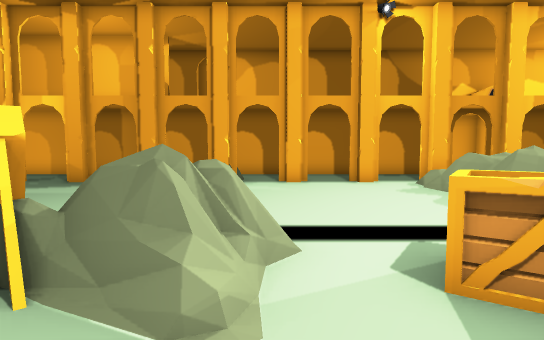
[1] (above)

21 first-person views from a walk through a scene from a Unity 3-D project. The camera is 1.2 m above the floor, tilts 4° down and sees 80° across. The floor is counted in squares, 1 m on a side. Each view is taken from the middle of a square. On the plan, view 1 faces up. The plan holds only what a view shows up to about 14 squares ahead; the rest is blank. The place goes on beyond the plan.

[2]
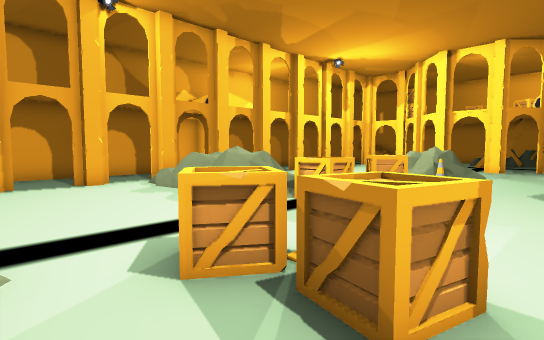

[3]
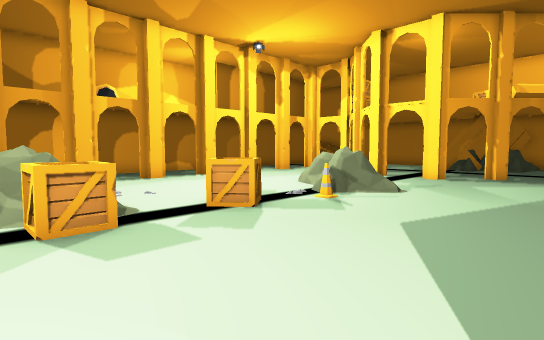

[4]
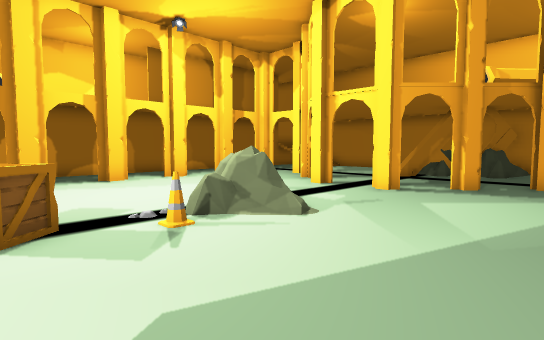

[5]
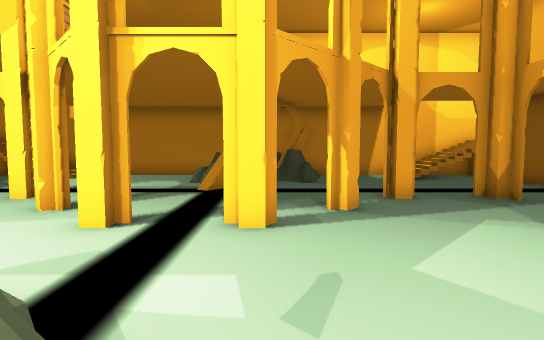

[6]
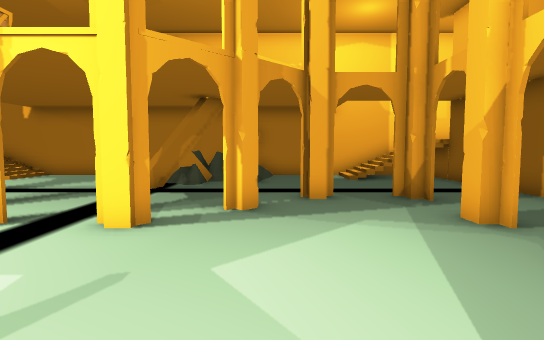

[7]
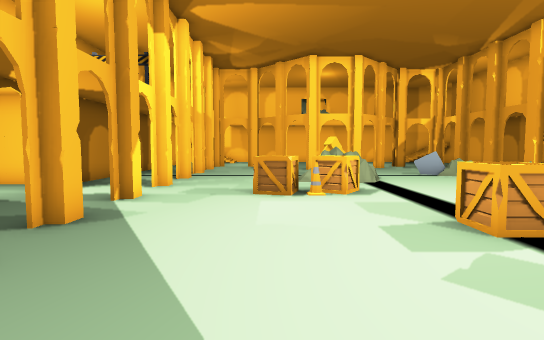

[8]
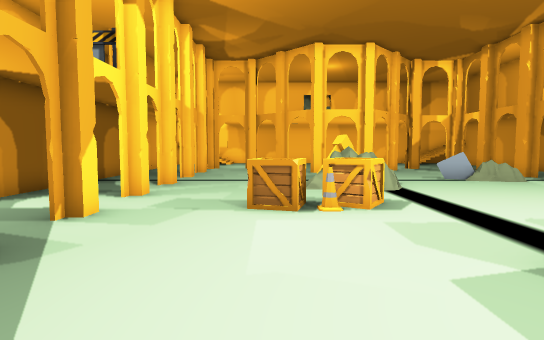

[9]
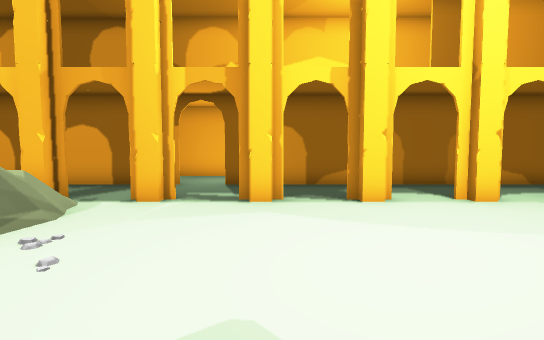

[10]
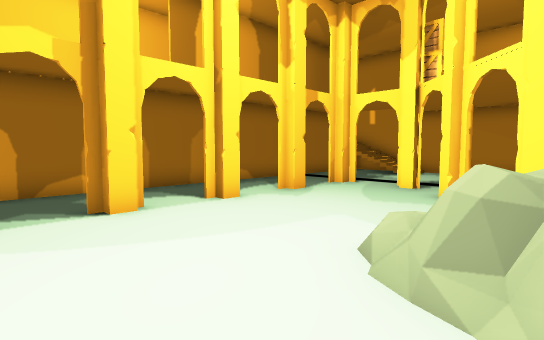

[11]
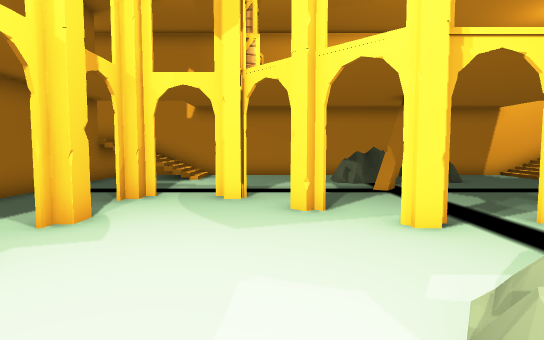

[12]
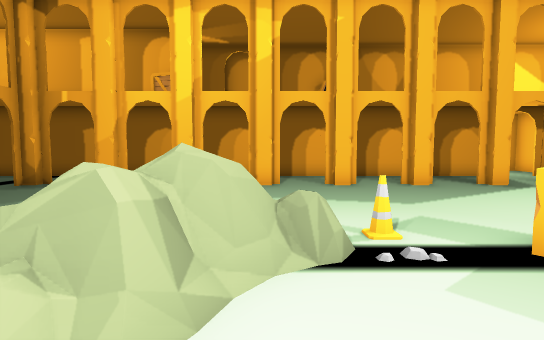

[13]
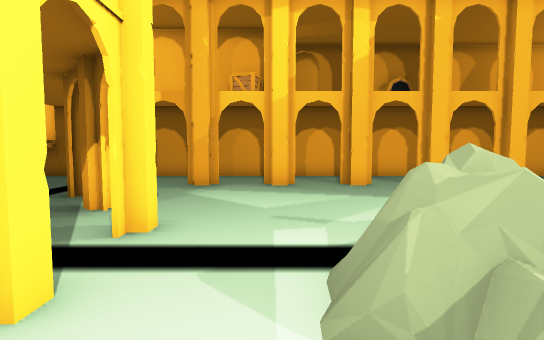

[14]
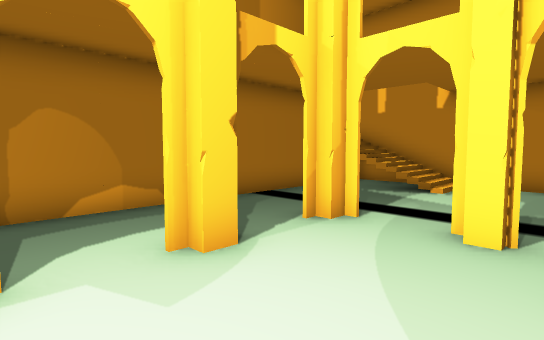

[15]
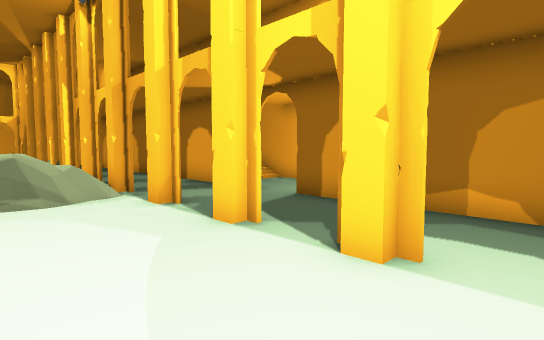

[16]
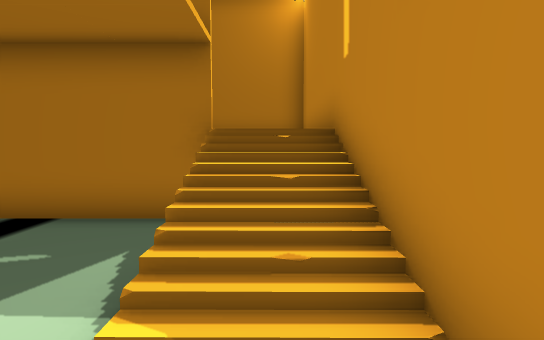

[17]
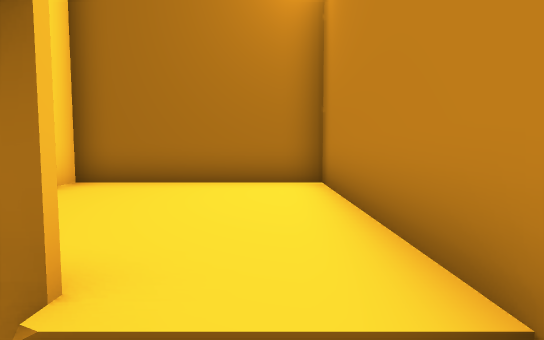

[18]
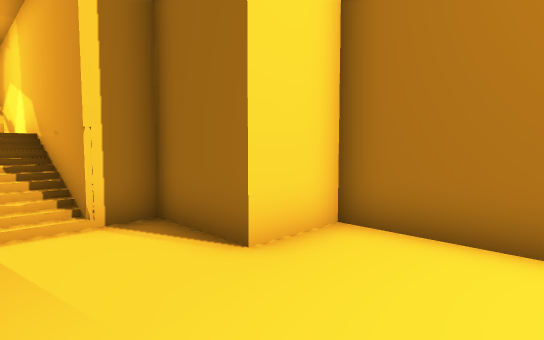

[19]
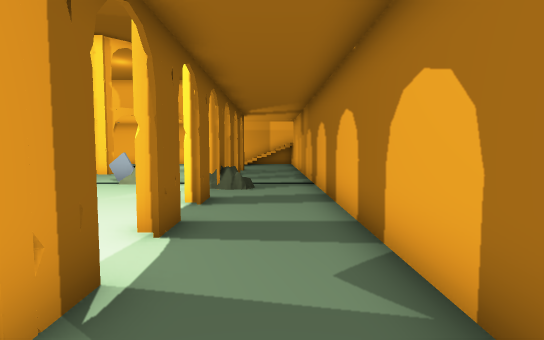

[20]
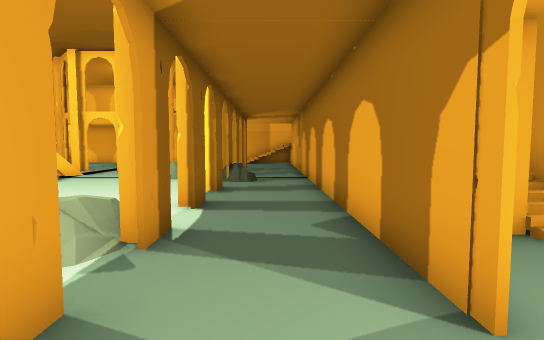

[21]
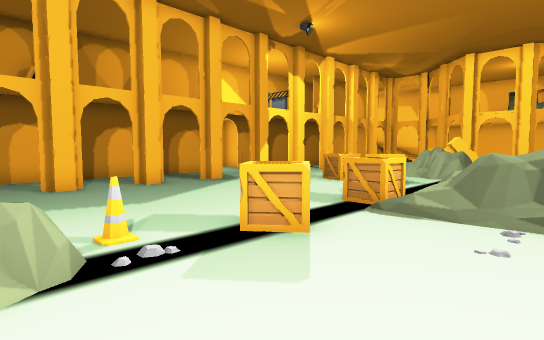

### Floor plan
Key: @ floor where view 1 was taken; # wall or solid block; x gap in a wall; . main floor; : floor 0.25 m higher than the main floor; + floor 0.5 m higher than the main floor; * floor 1.5 m higher than the main floor; / step, stairs or slope; = window, fence, low wall or low ledge; v drop or lower ground; C crate; N cone; O other object.
Columns run from 5 left of view 1 to 27 right of it. Each row starts with its distance up from view 1.
 20                            ######
 19                            #****#
 18          ######          ###****#
 17          ///... ##########******#
 16           #.... =     ///*******#
 15             ...         /*******#
 14  ..........###.......##########/#
 13 ..............................v/#
 12 ...OO.........................=/#
 11  #.O..#.#./#.#..#.#..#.#..#...//#
 10   ......../ /...................#
  9   OO......O +.............#.....#
  8 ..O........O:...................#
  7 ..O.......O :...........#.......#
  6 .........   :......OO...........#
  5   .:...... CC.CC..OOO..x.....OO #
  4  OOOOO.....CC.CC.NOO...x....OOO #
  3   OOO..CC..............#.....#OO#
  2    ....CN................#...OOO#
  1       .CC.......................#
  0  ....@....................#.....#
 -1 ................................#
 -2 ..........................#...//#
 -3  .............................//#
 -4  ................. ........... /#
 -5  ........... .. .. ...........#/#
 -6 ########.             ######### #
 -7      #..       OO               #
 -8      #       ##O#

Positions as (right, up) in squares from view 1, and headings:
1: (0, 0), facing up
2: (0, 0), facing up-right
3: (5, -1), facing up-right
4: (9, -1), facing up-right
5: (13, 3), facing right
6: (13, 1), facing right
7: (11, 1), facing left
8: (9, 1), facing left
9: (11, 4), facing up
10: (11, 5), facing up-right
11: (13, 8), facing right
12: (13, 8), facing down
13: (16, 8), facing down
14: (16, 8), facing up-right
15: (15, 8), facing up-left
16: (26, 9), facing up
17: (26, 13), facing up
18: (25, 15), facing up-left
19: (8, 13), facing left
20: (10, 13), facing left
21: (13, 8), facing down-left
